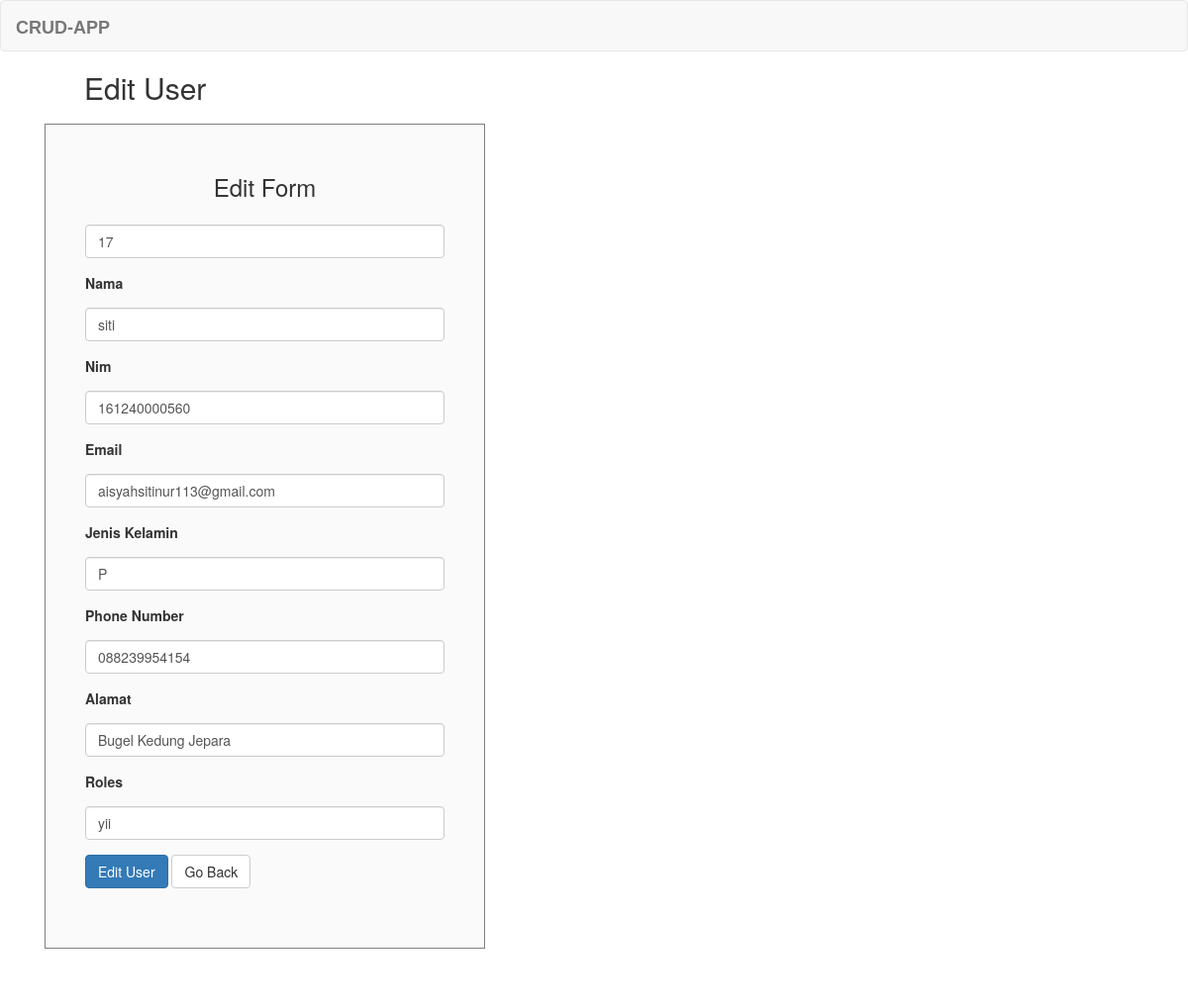
Screenshot of /index.php/crud/edit/17 with the database file from the repository.
### tables this page shows
CREATE TABLE `users_data` (
  `user_id` int(10) NOT NULL,
  `name` varchar(30) NOT NULL,
  `nim` varchar(20) NOT NULL,
  `email` varchar(200) NOT NULL,
  `jenis_kelamin` enum('L','P') NOT NULL,
  `phone_number` varchar(50) NOT NULL,
  `alamat` varchar(255) NOT NULL,
  `assoc_roles` varchar(1000) NOT NULL
);

### application/controllers/crud.php (called while the page is built, shortened)
<?php
class Crud extends CI_Controller
{
	function edit($user_id)
	{
		$this->load->model('crud_model');
		$user = $this->crud_model->get_By_Id($user_id);
		$this->load->view('edit_view', ['user' => $user]);
	}
}
?>

### index.php (called while the page is built, shortened)
<?php
require_once BASEPATH.'core/CodeIgniter.php';

### application/models/crud_model.php (called while the page is built, shortened)
<?php
class Crud_model extends CI_Model {
	function get_By_Id($user_id)
	{
		$query = $this->db->get_where('users_data', array('user_id' => $user_id));
		return $query->row();
	}
}
?>

### application/views/edit_view.php (the view, shortened to what this page needs)
<!DOCTYPE html>
<html>
<head>
	<link rel="stylesheet" href="http://localhost/ci-crud/stylesheets/styles.css">
	<link rel="stylesheet" href="<?php echo base_url("assets/css/bootstrap.css"); ?>" />
</head>
<body>
	<?php include('header.php');?>
	<h2 class="editTitle">Edit User</h2>
<?php echo form_open('crud/saveupdate');?>
	<div id="editForm" class="container">
		<div class="col-md-5">
		    <div class="form-area">
		        <form role="form">
		        <br style="clear:both">
		                    <h3 style="margin-bottom: 25px; text-align: center;">Edit Form</h3>
		                    <div class="form-group">
								<?php echo form_input(['name' => 'user_id', 'class' => 'form-control', 'placeholder' => 'User ID', 'value'=>set_value('name', $user->user_id)]); ?>
							</div>
		    				<div class="form-group">
								<label>Nama </label>
								<?php echo form_input(['name' => 'name', 'class' => 'form-control', 'placeholder' => 'name', 'value'=>set_value('name', $user->name)]); ?>
							</div>
							<div class="form-group">
								<label>Nim </label>
								<?php echo form_input(['name' => 'nim', 'class' => 'form-control', 'placeholder' => 'nim', 'value'=>set_value('nim', $user->nim)]); ?>
							</div>
							<div class="form-group">
								<label>Email </label>
								<?php echo form_input(['name' => 'email', 'class' => 'form-control', 'placeholder' => 'email', 'value'=>set_value('email', $user->email)]); ?>
							</div>
							<div class="form-group">
								<label>Jenis Kelamin </label>
								<?php echo form_input(['name' => 'jenis_kelamin', 'class' => 'form-control', 'placeholder' => 'jenis kelamin', 'value'=>set_value('jenis_kelamin', $user->jenis_kelamin)]); ?>
							</div>
							<div class="form-group">
								<label>Phone Number </label>
								<?php echo form_input(['name' => 'phone_number', 'class' => 'form-control', 'placeholder' => 'phone number', 'value'=>set_value('phone_number', $user->phone_number)]); ?>
							</div>
							<div class="form-group">
								<label>Alamat </label>
								<?php echo form_input(['name' => 'alamat', 'class' => 'form-control', 'placeholder' => 'alamat', 'value'=>set_value('alamat', $user->alamat)]); ?>
							</div>
							<div class="form-group">
								<label>Roles </label>
								<?php echo form_input(['name' => 'assoc_roles', 'class' => 'form-control', 'placeholder' => 'Roles', 'value'=>set_value('assoc_roles', $user->assoc_roles)]); ?>
							</div>
		        <button type="submit" value="submit" id="edit" class="submit btn btn-primary">Edit User</button>
		        <button type="button" onclick="location.href='<?php echo base_url();?>index.php'" class="btn btn-default">Go Back</button>
		        </form>
		    </div>
		</div>
	</div>
<?php echo form_close(); ?>
</body>
</html>

### stylesheets/styles.css (style rules this page uses)
h2.editTitle { margin-left: 85px; }
.form-area { background-color: #FAFAFA; padding: 10px 40px 60px; margin: 10px 0px 60px; border: 1px solid GREY; }
div > input { margin-top:10px; }
button.submit { margin-top:10px; }
button#edit { margin-top: 0px; }

### rows the page displays
users_data: user_id "17", name "siti", nim "161240000560", email "aisyahsitinur113@gmail.com", jenis_kelamin "P", phone_number "088239954154", alamat "Bugel Kedung Jepara", assoc_roles "yii"
